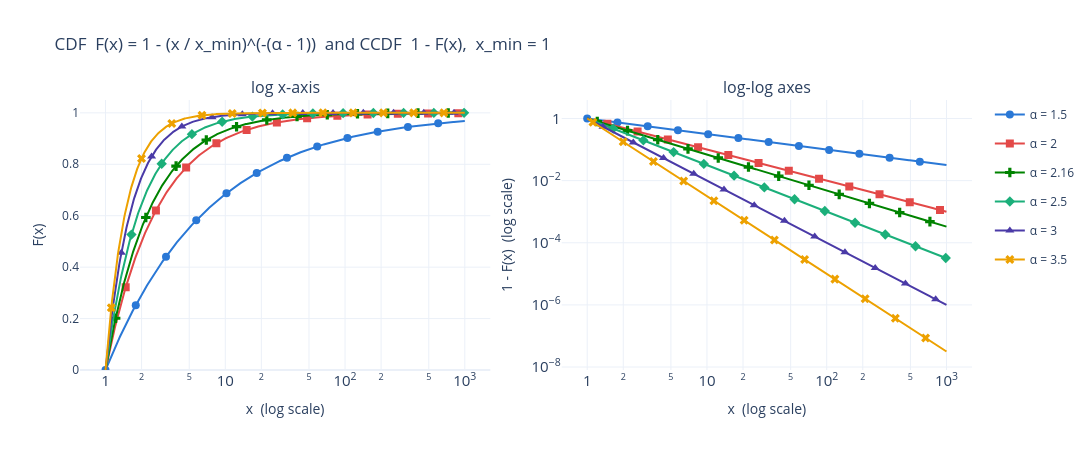

Notebook cell for this chart:
### Markdown cell above
### CDF

$$F(x) = \int_{x_{\min}}^{x} k \, t^{-\alpha} \, dt = 1 - \left(\frac{x}{x_{\min}}\right)^{-(\alpha - 1)}$$

$$P(X > x) = 1 - F(x) = \left(\frac{x}{x_{\min}}\right)^{-(\alpha - 1)}$$

$$\log\left(1 - F(x)\right) = (\alpha - 1) \log x_{\min} - (\alpha - 1) \log x$$

### Code cell
plot_alpha_comparison(
    ALPHAS,
    lambda alpha, x: cdf_x(alpha, X_MIN, x),
    x,
    title=f"CDF  F(x) = 1 - (x / x_min)^(-(α - 1))  and CCDF  1 - F(x),  x_min = {X_MIN:g}",
    y_title="F(x)",
    log_log_curve=lambda alpha, x: 1 - cdf_x(alpha, X_MIN, x),
    log_log_y_title="1 - F(x)",
)

### Figure 1 — Plotly figure (JSON) as saved in the notebook; plotly's stock layout.template omitted (floating-point values rounded to 4 significant figures; data arrays with more than 128 entries replaced by an {"elided": "..."} marker saying what was removed)
{"data": [{"hovertemplate": "α = 1.5<br>x = %{x:.3g}<br>F(x) = %{y:.3g}<extra></extra>", "legendgroup": "1.5", "line": {"color": "#2a78d6", "dash": "solid", "width": 2}, "marker": {"color": "#2a78d6", "maxdisplayed": 12, "size": 8, "symbol": "circle"}, "mode": "lines+markers", "name": "α = 1.5", "showlegend": true, "type": "scatter", "x": {"elided": "500 float values"}, "xaxis": "x", "y": {"elided": "500 float values"}, "yaxis": "y"}, {"hovertemplate": "α = 2<br>x = %{x:.3g}<br>F(x) = %{y:.3g}<extra></extra>", "legendgroup": "2.0", "line": {"color": "#e34948", "dash": "solid", "width": 2}, "marker": {"color": "#e34948", "maxdisplayed": 12, "size": 8, "symbol": "square"}, "mode": "lines+markers", "name": "α = 2", "showlegend": true, "type": "scatter", "x": {"elided": "500 float values"}, "xaxis": "x", "y": {"elided": "500 float values"}, "yaxis": "y"}, {"hovertemplate": "α = 2.16<br>x = %{x:.3g}<br>F(x) = %{y:.3g}<extra></extra>", "legendgroup": "2.16", "line": {"color": "#008300", "dash": "solid", "width": 2}, "marker": {"color": "#008300", "maxdisplayed": 12, "size": 8, "symbol": "cross"}, "mode": "lines+markers", "name": "α = 2.16", "showlegend": true, "type": "scatter", "x": {"elided": "500 float values"}, "xaxis": "x", "y": {"elided": "500 float values"}, "yaxis": "y"}, {"hovertemplate": "α = 2.5<br>x = %{x:.3g}<br>F(x) = %{y:.3g}<extra></extra>", "legendgroup": "2.5", "line": {"color": "#1baf7a", "dash": "solid", "width": 2}, "marker": {"color": "#1baf7a", "maxdisplayed": 12, "size": 8, "symbol": "diamond"}, "mode": "lines+markers", "name": "α = 2.5", "showlegend": true, "type": "scatter", "x": {"elided": "500 float values"}, "xaxis": "x", "y": {"elided": "500 float values"}, "yaxis": "y"}, {"hovertemplate": "α = 3<br>x = %{x:.3g}<br>F(x) = %{y:.3g}<extra></extra>", "legendgroup": "3.0", "line": {"color": "#4a3aa7", "dash": "solid", "width": 2}, "marker": {"color": "#4a3aa7", "maxdisplayed": 12, "size": 8, "symbol": "triangle-up"}, "mode": "lines+markers", "name": "α = 3", "showlegend": true, "type": "scatter", "x": {"elided": "500 float values"}, "xaxis": "x", "y": {"elided": "500 float values"}, "yaxis": "y"}, {"hovertemplate": "α = 3.5<br>x = %{x:.3g}<br>F(x) = %{y:.3g}<extra></extra>", "legendgroup": "3.5", "line": {"color": "#eda100", "dash": "solid", "width": 2}, "marker": {"color": "#eda100", "maxdisplayed": 12, "size": 8, "symbol": "x"}, "mode": "lines+markers", "name": "α = 3.5", "showlegend": true, "type": "scatter", "x": {"elided": "500 float values"}, "xaxis": "x", "y": {"elided": "500 float values"}, "yaxis": "y"}, {"hovertemplate": "α = 1.5<br>x = %{x:.3g}<br>1 - F(x) = %{y:.3g}<extra></extra>", "legendgroup": "1.5", "line": {"color": "#2a78d6", "dash": "solid", "width": 2}, "marker": {"color": "#2a78d6", "maxdisplayed": 12, "size": 8, "symbol": "circle"}, "mode": "lines+markers", "name": "α = 1.5", "showlegend": false, "type": "scatter", "x": {"elided": "500 float values"}, "xaxis": "x2", "y": {"elided": "500 float values"}, "yaxis": "y2"}, {"hovertemplate": "α = 2<br>x = %{x:.3g}<br>1 - F(x) = %{y:.3g}<extra></extra>", "legendgroup": "2.0", "line": {"color": "#e34948", "dash": "solid", "width": 2}, "marker": {"color": "#e34948", "maxdisplayed": 12, "size": 8, "symbol": "square"}, "mode": "lines+markers", "name": "α = 2", "showlegend": false, "type": "scatter", "x": {"elided": "500 float values"}, "xaxis": "x2", "y": {"elided": "500 float values"}, "yaxis": "y2"}, {"hovertemplate": "α = 2.16<br>x = %{x:.3g}<br>1 - F(x) = %{y:.3g}<extra></extra>", "legendgroup": "2.16", "line": {"color": "#008300", "dash": "solid", "width": 2}, "marker": {"color": "#008300", "maxdisplayed": 12, "size": 8, "symbol": "cross"}, "mode": "lines+markers", "name": "α = 2.16", "showlegend": false, "type": "scatter", "x": {"elided": "500 float values"}, "xaxis": "x2", "y": {"elided": "500 float values"}, "yaxis": "y2"}, {"hovertemplate": "α = 2.5<br>x = %{x:.3g}<br>1 - F(x) = %{y:.3g}<extra></extra>", "legendgroup": "2.5", "line": {"color": "#1baf7a", "dash": "solid", "width": 2}, "marker": {"color": "#1baf7a", "maxdisplayed": 12, "size": 8, "symbol": "diamond"}, "mode": "lines+markers", "name": "α = 2.5", "showlegend": false, "type": "scatter", "x": {"elided": "500 float values"}, "xaxis": "x2", "y": {"elided": "500 float values"}, "yaxis": "y2"}, {"hovertemplate": "α = 3<br>x = %{x:.3g}<br>1 - F(x) = %{y:.3g}<extra></extra>", "legendgroup": "3.0", "line": {"color": "#4a3aa7", "dash": "solid", "width": 2}, "marker": {"color": "#4a3aa7", "maxdisplayed": 12, "size": 8, "symbol": "triangle-up"}, "mode": "lines+markers", "name": "α = 3", "showlegend": false, "type": "scatter", "x": {"elided": "500 float values"}, "xaxis": "x2", "y": {"elided": "500 float values"}, "yaxis": "y2"}, {"hovertemplate": "α = 3.5<br>x = %{x:.3g}<br>1 - F(x) = %{y:.3g}<extra></extra>", "legendgroup": "3.5", "line": {"color": "#eda100", "dash": "solid", "width": 2}, "marker": {"color": "#eda100", "maxdisplayed": 12, "size": 8, "symbol": "x"}, "mode": "lines+markers", "name": "α = 3.5", "showlegend": false, "type": "scatter", "x": {"elided": "500 float values"}, "xaxis": "x2", "y": {"elided": "500 float values"}, "yaxis": "y2"}], "layout": {"annotations": [{"font": {"size": 16}, "showarrow": false, "text": "log x-axis", "x": 0.23, "xanchor": "center", "xref": "paper", "y": 1, "yanchor": "bottom", "yref": "paper"}, {"font": {"size": 16}, "showarrow": false, "text": "log-log axes", "x": 0.77, "xanchor": "center", "xref": "paper", "y": 1, "yanchor": "bottom", "yref": "paper"}], "height": 450, "hovermode": "x unified", "title": {"text": "CDF  F(x) = 1 - (x / x_min)^(-(α - 1))  and CCDF  1 - F(x),  x_min = 1"}, "width": 1400, "xaxis": {"anchor": "y", "domain": [0, 0.46], "exponentformat": "power", "title": {"text": "x  (log scale)"}, "type": "log"}, "xaxis2": {"anchor": "y2", "domain": [0.54, 1], "exponentformat": "power", "title": {"text": "x  (log scale)"}, "type": "log"}, "yaxis": {"anchor": "x", "domain": [0, 1], "range": [0, 1.05], "title": {"text": "F(x)"}}, "yaxis2": {"anchor": "x2", "domain": [0, 1], "exponentformat": "power", "title": {"text": "1 - F(x)  (log scale)"}, "type": "log"}}}
